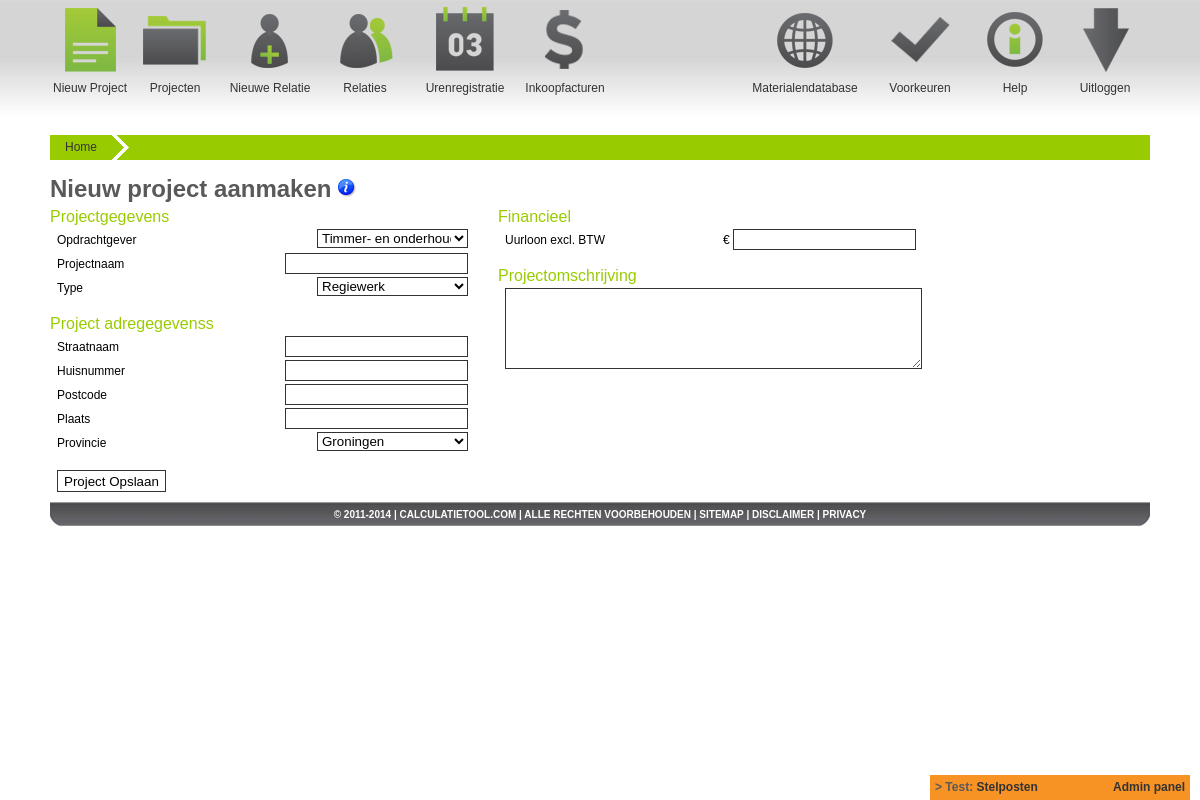
/calctool/main/index.php?p_id=105 (signed in), run on the app's committed database.
### tables this page shows
CREATE TABLE `tbl_backlog` (
  `Backlog_id` int(10) NOT NULL AUTO_INCREMENT,
  `Create_date` datetime NOT NULL,
  `Timestamp_date` timestamp NOT NULL DEFAULT CURRENT_TIMESTAMP ON UPDATE CURRENT_TIMESTAMP,
  `User_id` int(11) NOT NULL,
  `Status` enum('Todo','Now','Test','Done') NOT NULL DEFAULT 'Todo',
  `Subject` varchar(20) DEFAULT NULL,
  `Description` text,
  PRIMARY KEY (`Backlog_id`),
  KEY `FK_tbl_backlog_tbl_user` (`User_id`),
  CONSTRAINT `FK_tbl_backlog_tbl_user` FOREIGN KEY (`User_id`) REFERENCES `tbl_user` (`User_id`) ON UPDATE CASCADE
);

CREATE TABLE `tbl_option` (
  `Options_id` int(11) NOT NULL AUTO_INCREMENT,
  `Create_date` datetime NOT NULL,
  `Timestamp_date` timestamp NOT NULL DEFAULT CURRENT_TIMESTAMP ON UPDATE CURRENT_TIMESTAMP,
  `Group_id` int(11) NOT NULL DEFAULT '0',
  `Option_name` varchar(50) DEFAULT NULL,
  `Option_value` text,
  PRIMARY KEY (`Options_id`),
  KEY `FK_tbl_option_tbl_option_group` (`Group_id`),
  CONSTRAINT `FK_tbl_option_tbl_option_group` FOREIGN KEY (`Group_id`) REFERENCES `tbl_option_group` (`Options_group_id`) ON UPDATE CASCADE
);

### calctool/inc/restrict_login.php (called while the page is built, shortened)
<?php
$__url_session = date("H").substr(md5(uniqid()), -25);
?>

### calctool/inc/switchboard.php (called while the page is built, shortened)
<?php
include_once("restrict_login.php");
$page_id = mysql_real_escape_string($_GET['p_id']);
$rs_switchboard_result = mysql_query("SELECT sw.*, tt.Title, tt.Message FROM tbl_switchboard AS sw LEFT JOIN tbl_tooltip AS tt ON tt.Tooltip_id=sw.Tooltip_id WHERE sw.Switchboard_id='".$page_id."' LIMIT 1");
$rs_switchboard_row = mysql_fetch_assoc($rs_switchboard_result);
if(($rs_switchboard_row) && (file_exists($rs_switchboard_row['Page_url']))){
	$__tooltip = array('Title' => $rs_switchboard_row['Title'], 'Message' => $rs_switchboard_row['Message']);
}else{
	$inc_page = "home.inc.php";
}
?>

### calctool/main/project/new.inc.php (the view, shortened to what this page needs)
<?php
$rs_clients_qry = sprintf("SELECT * FROM tbl_relation WHERE User_id='%s'", $user_id, $ft_status_qry, $ft_type_qry);
$rs_clients_result = mysql_query($rs_clients_qry) or die("Error: " . mysql_error());
$rs_project_type_result = mysql_query("SELECT * FROM tbl_project_type") or die("Error: " . mysql_error());
$rs_state_result = mysql_query("SELECT * FROM tbl_state") or die("Error: " . mysql_error());
?>
<div id="page-bgtop">
	<div id="title">
		<span>Nieuw project aanmaken</span>
		<?php if($__tooltip['Title'] || $__tooltip['Message']){ ?>
		<a class="tooltip" href="javascript:void(0)">
			<img src="../../images/info_icon.png" width="18" height="18" />
		</a>
		<?php } ?>
	</div>
<form id="frm_new" name="fld_name" action="" method="post">
<div id="content-left">
	<div id="intern">
		<div class="details-head">Projectgegevens</div>
		<div class="details">
			<div class="details-container">
				<div class="details-ctr-left">Opdrachtgever</div>
				<div class="details-ctr-right">
					<select name="sl_client" id="sl_client">
						<?php while($rs_clients_row = mysql_fetch_assoc($rs_clients_result)){
							echo '<option value="'.$rs_clients_row['Relation_id'].'">'.$rs_clients_row['Company_name'].'</option>';
						} ?>
					</select>
				</div>
			</div>
		</div>
		<div class="details">
			<div class="details-container">
				<div class="details-ctr-left">Projectnaam</div>
				<div class="details-ctr-right">
					<input type="text" name="fld_name" id="fld_name" />
				</div>
			</div>
		</div>
		<div class="details">
			<div class="details-container">
				<div class="details-ctr-left">Type</div>
				<div class="details-ctr-right">
					<select name="sl_type" id="sl_type" onchange="toggle();">
						<?php while($rs_project_type_row = mysql_fetch_assoc($rs_project_type_result)){
							echo '<option value="'.$rs_project_type_row['Project_type_id'].'">'.$rs_project_type_row['Type'].'</option>';
						} ?>
					</select>
				</div>
			</div>
		</div>
		<div class="details">&nbsp;</div>
		<div class="details-head">Project adregegevenss</div>
		<div class="details">
			<div class="details-container">
				<div class="details-ctr-left">Straatnaam</div>
				<div class="details-ctr-right">
					<input type="text" name="fld_street" id="fld_street" />
				</div>
			</div>
		</div>
		<div class="details">
			<div class="details-container">
				<div class="details-ctr-left">Huisnummer</div>
				<div class="details-ctr-right">
					<input type="text" name="fld_street_number" id="fld_street_number" />
				</div>
			</div>
		</div>
		<div class="details">
			<div class="details-container">
				<div class="details-ctr-left">Postcode</div>
				<div class="details-ctr-right">
					<input type="text" name="fld_zipcode" id="fld_zipcode" />
				</div>
			</div>
		</div>
		<div class="details">
			<div class="details-container">
				<div class="details-ctr-left">Plaats</div>
				<div class="details-ctr-right">
					<input type="text" name="fld_city" id="fld_city" />
				</div>
			</div>
		</div>
		<div class="details">
			<div class="details-container">
				<div class="details-ctr-left">Provincie</div>
				<div class="details-ctr-right">
					<select name="sl_state" id="sl_state">
						<?php while($rs_state_row = mysql_fetch_assoc($rs_state_result)){
							echo '<option value="'.$rs_state_row['State_id'].'">'.$rs_state_row['State'].'</option>';
						} ?>
					</select>
				</div>
			</div>
		</div>
		<div class="details">&nbsp;</div>
		<div class="details">
			<input name="btn_submit" type="submit" id="btn_submit" value="Project Opslaan" />
		</div>
	</div>
</div>
<div id="content-left-sec">
	<div id="intern-">
		<div class="details-head thide">Financieel</div>
		<div class="details thide">
			<div class="details-container">
				<div class="details-ctr-left">Uurloon excl. BTW</div>
				<div class="details-ctr-right">
					&euro;
					<input type="text" name="fld_loan" id="fld_loan" />
				</div>
			</div>
		</div>
		<div class="details thide">&nbsp;</div>
		<div class="details-head">Projectomschrijving</div>
		<div class="details">
			<textarea name="txt_description" rows="5" id="txt_description"></textarea>
		</div>
	</div>
</div>
<div style="clear: both; font-size:9px">&nbsp;</div>
</form>
</div>

### calctool/main/index.php (shortened to what this page needs)
<?php
include_once("../inc/restrict_login.php");
include("../inc/switchboard.php");
$user_id = mysql_real_escape_string($_SESSION['SES_User_id']);
$rs_opt_footer_result = mysql_query("SELECT Option_value FROM tbl_option WHERE Option_name='website_footer' LIMIT 1") or die("Error: " . mysql_error());
$rs_opt_footer_row = mysql_fetch_assoc($rs_opt_footer_result);
$rs_backlog_all_result = mysql_query("SELECT *, UNIX_TIMESTAMP(Timestamp_date) AS t_date FROM tbl_backlog WHERE Status != 'Todo' ORDER BY Status ASC, Create_date DESC LIMIT 1") or die("Error: " . mysql_error());
$rs_backlog_all_row = mysql_fetch_assoc($rs_backlog_all_result);
?>
<!DOCTYPE html PUBLIC "-//W3C//DTD XHTML 1.0 Transitional//EN" "http://www.w3.org/TR/xhtml1/DTD/xhtml1-transitional.dtd">
<html xmlns="http://www.w3.org/1999/xhtml">
<head>
        <link href="../css/main_new.css" rel="stylesheet" type="text/css" media="screen" />
        <link href="../css/slider.css" rel="stylesheet" type="text/css" media="screen" />
        <link href="../css/tooltip.css" rel="stylesheet" type="text/css" media="screen" />
        <link rel="stylesheet" href="//ajax.googleapis.com/ajax/libs/jqueryui/1.10.1/themes/base/jquery-ui.css" />
</head>
<body>
<div style="z-index:10000; width:250px; height:15px; background-color:#F79225; position:fixed; right:10px; bottom:0px; color:#595959; font-weight:bold; padding:5px;">
	<span>&gt;&nbsp;<?php echo $rs_backlog_all_row['Status'].': <a href="?p_id=1101">'.$rs_backlog_all_row['Subject'].'</a>'; ?></span>
	<span style="float:right"><a href="?p_id=1100">Admin panel</a></span>
</div>
<div id="wrapper">
	<div id="header">
		<div id="header-block-proj">
			<a href="?p_id=105"><img src="../images/head_proj.png" alt="Nieuw Project" width="70" height="70" title="Nieuw Project" /></a>
			<div id="header-block-text"><a href="?p_id=105&_utm=<?php echo $__url_session; ?>">Nieuw Project</a></div>
		</div>
		<div id="header-block-fact">
			<a href="?p_id=103"><img src="../images/head_fact.png" alt="Projecten" width="70" height="70" title="Projecten" /></a>
			<div id="header-block-text"><a href="?p_id=103&_utm=<?php echo $__url_session; ?>">Projecten</a></div>
		</div>
		<div id="header-block-rel-new">
			<a href="?p_id=106"><img src="../images/head_rel_new.png" alt="Nieuwe Relatie" width="70" height="70" title="Nieuwe Relatie" /></a>
			<div id="header-block-text"><a href="?p_id=106&_utm=<?php echo $__url_session; ?>">Nieuwe Relatie</a></div>
		</div>
		<div id="header-block-rel">
			<a href="?p_id=101"><img src="../images/head_rel.png" alt="Relaties" width="70" height="70" title="Relaties" /></a>
			<div id="header-block-text"><a href="?p_id=101&_utm=<?php echo $__url_session; ?>">Relaties</a></div>
		</div>
		<div id="header-block-hour">
			<a href="?p_id=103"><img src="../images/head_hour.png" alt="Urenregistratie" width="70" height="70" title="Urenregistratie" /></a>
			<div id="header-block-text"><a href="?p_id=103&_utm=<?php echo $__url_session; ?>">Urenregistratie</a></div>
		</div>
		<div id="header-block-finc">
			<a href="?p_id=103"><img src="../images/head_finc.png" alt="Financieel" width="70" height="70" title="Financieel" /></a>
			<div id="header-block-text"><a href="?p_id=103&_utm=<?php echo $__url_session; ?>">Inkoopfacturen</a></div>
		</div>
		<div id="header-logo"></div>
		<div id="header-block-out">
			<a href="/signout/"><img src="../images/head_out.png" alt="Uitloggen" width="70" height="70" title="Uitloggen" /></a>
			<div id="header-block-text"><a href="/signout/">Uitloggen</a></div>
		</div>
		<div id="header-block-help">
			<a href="javascript:void(0);"><img src="../images/head_help.png" alt="Help" width="70" height="70" title="Help" /></a>
			<div id="header-block-text"><a href="javascript:void(0);">Help</a></div>
		</div>
		<div id="header-block-sett">
			<a href="javascript:void(0);"><img src="../images/head_sett.png" alt="Voorkeuren" width="70" height="70" title="Voorkeuren" /></a>
			<div id="header-block-text"><a href="javascript:void(0);">Voorkeuren</a></div>
		</div>
		<div id="header-block-dbase">
			<a href="?p_id=107"><img src="../images/head_dbase.png" alt="Materialendatabase" width="70" height="70" title="Materialendatabase" /></a>
			<div id="header-block-text"><a href="?p_id=107&_utm=<?php echo $__url_session; ?>">Materialendatabase</a></div>
		</div>
	</div>
	<div id="breadcrumbs">
	</div>
	<div id="progress-header">
	<?php
	echo '<a href="?p_id=100&r_id='.mysql_real_escape_string($_GET['r_id']).'&_utm='.$__url_session.'" class="process-text">Home</a>';
	echo '<div class="process-light-light"></div>';
	?>
	</div>
	<div id="page">
		<?php
		include($inc_page);
		?>
	</div>
	<div id="content-footer">
		<div id="footer"><?php echo $rs_opt_footer_row['Option_value']; ?></div>
	</div>
</div>
</body>
</html>

### calctool/css/main_new.css (style rules this page uses)
body { margin: 0; padding: 0; background: url(../images/bg-1.jpg) repeat-x; font-family: Arial, Helvetica, sans-serif; font-size: 12px; color: #000000; }
a { color: #333333; text-decoration: none; }
a img { border: none; }
input { border: 1px solid #333; color: #000; background-color: #FFFFFF; height: 17px; }
select { border: 1px solid #333; color: #000; background-color: #FFFFFF; width: 151px; }
#btn_submit { border: 1px solid #333; color: #000; background-color: #FFFFFF; height: 22px; }
textarea { border: 1px solid #333; color: #000; background-color: #FFFFFF; width: 100%; }
#wrapper { margin: 0 auto; width: 1140px; }
#header { width: 1100px; height: 110px; margin-top: 5px; margin-right: auto; margin-bottom: 0; margin-left: auto; }
#progress-header { width: 1100px; height: 25px; margin: 0 auto; background-color: #99cc00; }
#breadcrumbs { width: 1100px; height: 20px; margin: 0 auto; color: #CCC; }
#page { width: 1100px; margin: 0 auto; }
#page-bgtop { padding-top: 15px; background: #FFF; }
#content-left { float: left; width: 38%; padding-top: 0px; }
#content-left-sec { float: left; width: 38%; padding-top: 0px; margin-left: 30px; }
#footer { width: 1050px; font-size: 14px; margin-top: 0; margin-right: auto; margin-bottom: 0; margin-left: auto; font-weight: bold; padding-top: 7px; }
#footer p { margin: 0; text-align: center; line-height: normal; text-transform: uppercase; font-size: 10px; color: #FFF; }
#footer a { color: #fff; }
#content-footer { margin: 0 auto; width: 1100px; padding: 0px; height: 25px; background: url(../images/test_bar.png) no-repeat; }
#header-logo { float: left; height: 90px; width: 130px; position: relative; text-align: center; }
#header-block-proj { float: left; height: 90px; width: 80px; position: relative; text-align: center; }
#header-block-rel-new { float: left; height: 90px; width: 100px; position: relative; text-align: center; }
#header-block-fact { float: left; height: 90px; width: 90px; position: relative; text-align: center; }
#header-block-dbase { float: right; height: 90px; width: 130px; position: relative; text-align: center; }
#header-block-hour { float: left; height: 90px; width: 110px; position: relative; text-align: center; }
#header-block-rel { float: left; height: 90px; width: 90px; position: relative; text-align: center; }
#header-block-out { float: right; height: 90px; width: 90px; position: relative; text-align: center; }
#header-block-sett { float: right; height: 90px; width: 100px; position: relative; text-align: center; }
#header-block-help { float: right; height: 90px; width: 90px; position: relative; text-align: center; }
#header-block-finc { float: left; height: 90px; width: 90px; position: relative; text-align: center; }
#header-block-text { position: absolute; bottom: 0; width: 100%; left: 0; }
#title { font-size: 24px; color: #595959; font-weight: bold; margin-bottom: 5px; }
.details { margin-top: 0; margin-right: 0; margin-bottom: 0; margin-left: 7px; }
.details-container { height: 24px; }
.details-ctr-left { float: left; padding: 4px 0; }
.details-ctr-right { float: right; text-align: right; }
.details-head { font-size: 16px; color: #99cc00; padding-bottom: 3px; }
.process-text { float: left; height: 15px; padding: 5px 15px; }
.process-light-light { float: left; width: 25px; height: 25px; background-image: url(../images/brc_light_light.png); }

### calctool/css/tooltip.css (style rules this page uses)
.tooltip { color: #000000; outline: none; text-decoration: none; position: relative; cursor:default; }

### data on the page
tbl_backlog: Status "Test", Subject "Stelposten"
tbl_option: Option_value "© 2011-2014 | CALCULATIETOOL.COM | ALLE RECHTEN VOORBEHOUDEN | SITEMAP | DISCLAIMER | PRIVACY"

### other printed values
form field sl_client "Timmer- en onderhoudsbedrijf M. Benner"
form field sl_type "Regiewerk"
form field sl_state "Groningen"
